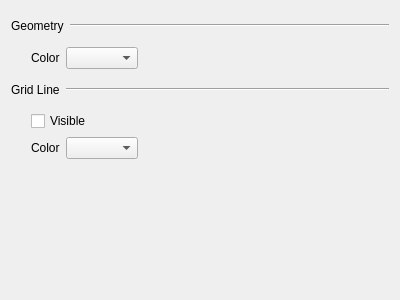
<?xml version="1.0" encoding="UTF-8"?>
<ui version="4.0">
 <class>CXPageGridModelVis</class>
 <widget class="CXBasePropertyPage" name="CXPageGridModelVis">
  <property name="geometry">
   <rect>
    <x>0</x>
    <y>0</y>
    <width>400</width>
    <height>300</height>
   </rect>
  </property>
  <property name="windowTitle">
   <string>CXPageGridModelVis</string>
  </property>
  <layout class="QGridLayout" name="gridLayout">
   <item row="4" column="1">
    <spacer name="verticalSpacer">
     <property name="orientation">
      <enum>Qt::Vertical</enum>
     </property>
     <property name="sizeHint" stdset="0">
      <size>
       <width>20</width>
       <height>40</height>
      </size>
     </property>
    </spacer>
   </item>
   <item row="0" column="0" colspan="2">
    <layout class="QHBoxLayout" name="horizontalLayout">
     <item>
      <widget class="QLabel" name="label">
       <property name="sizePolicy">
        <sizepolicy hsizetype="Fixed" vsizetype="Fixed">
         <horstretch>0</horstretch>
         <verstretch>0</verstretch>
        </sizepolicy>
       </property>
       <property name="minimumSize">
        <size>
         <width>0</width>
         <height>30</height>
        </size>
       </property>
       <property name="text">
        <string>Geometry</string>
       </property>
      </widget>
     </item>
     <item>
      <widget class="Line" name="line">
       <property name="orientation">
        <enum>Qt::Horizontal</enum>
       </property>
      </widget>
     </item>
    </layout>
   </item>
   <item row="3" column="0" colspan="2">
    <layout class="QGridLayout" name="gridLayout_2">
     <item row="0" column="1">
      <widget class="QCheckBox" name="m_pChkVisibleLine">
       <property name="text">
        <string>Visible</string>
       </property>
      </widget>
     </item>
     <item row="0" column="0">
      <spacer name="horizontalSpacer_3">
       <property name="orientation">
        <enum>Qt::Horizontal</enum>
       </property>
       <property name="sizeType">
        <enum>QSizePolicy::Fixed</enum>
       </property>
       <property name="sizeHint" stdset="0">
        <size>
         <width>20</width>
         <height>20</height>
        </size>
       </property>
      </spacer>
     </item>
     <item row="1" column="3">
      <spacer name="horizontalSpacer_4">
       <property name="orientation">
        <enum>Qt::Horizontal</enum>
       </property>
       <property name="sizeHint" stdset="0">
        <size>
         <width>40</width>
         <height>20</height>
        </size>
       </property>
      </spacer>
     </item>
     <item row="1" column="1">
      <layout class="QHBoxLayout" name="horizontalLayout_4">
       <item>
        <widget class="QLabel" name="label_4">
         <property name="text">
          <string>Color</string>
         </property>
        </widget>
       </item>
       <item>
        <widget class="CXButtonColorEdit" name="m_pColorEditLine"/>
       </item>
      </layout>
     </item>
    </layout>
   </item>
   <item row="1" column="0" colspan="2">
    <layout class="QHBoxLayout" name="horizontalLayout_2">
     <item>
      <spacer name="horizontalSpacer">
       <property name="orientation">
        <enum>Qt::Horizontal</enum>
       </property>
       <property name="sizeType">
        <enum>QSizePolicy::Fixed</enum>
       </property>
       <property name="sizeHint" stdset="0">
        <size>
         <width>20</width>
         <height>20</height>
        </size>
       </property>
      </spacer>
     </item>
     <item>
      <widget class="QLabel" name="label_2">
       <property name="text">
        <string>Color</string>
       </property>
      </widget>
     </item>
     <item>
      <widget class="CXButtonColorEdit" name="m_pColorEditGeom"/>
     </item>
     <item>
      <spacer name="horizontalSpacer_2">
       <property name="orientation">
        <enum>Qt::Horizontal</enum>
       </property>
       <property name="sizeHint" stdset="0">
        <size>
         <width>40</width>
         <height>20</height>
        </size>
       </property>
      </spacer>
     </item>
    </layout>
   </item>
   <item row="2" column="0" colspan="2">
    <layout class="QHBoxLayout" name="horizontalLayout_3">
     <item>
      <widget class="QLabel" name="label_3">
       <property name="sizePolicy">
        <sizepolicy hsizetype="Fixed" vsizetype="Fixed">
         <horstretch>0</horstretch>
         <verstretch>0</verstretch>
        </sizepolicy>
       </property>
       <property name="minimumSize">
        <size>
         <width>0</width>
         <height>30</height>
        </size>
       </property>
       <property name="text">
        <string>Grid Line</string>
       </property>
      </widget>
     </item>
     <item>
      <widget class="Line" name="line_2">
       <property name="orientation">
        <enum>Qt::Horizontal</enum>
       </property>
      </widget>
     </item>
    </layout>
   </item>
  </layout>
 </widget>
 <layoutdefault spacing="6" margin="11"/>
 <customwidgets>
  <customwidget>
   <class>CXBasePropertyPage</class>
   <extends>QWidget</extends>
   <header>xbasepropertypage.h</header>
   <container>1</container>
  </customwidget>
  <customwidget>
   <class>CXButtonColorEdit</class>
   <extends>QComboBox</extends>
   <header>xbuttoncoloredit.h</header>
  </customwidget>
 </customwidgets>
 <resources/>
 <connections/>
</ui>
